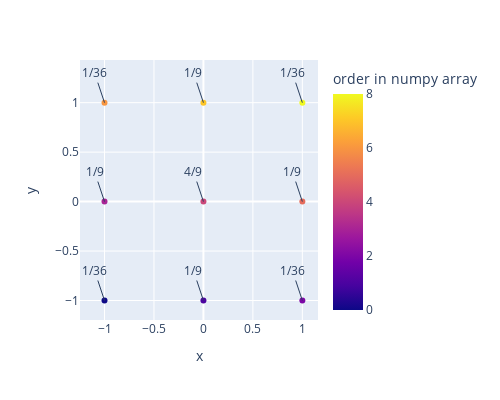

Write notebook code for a chart like this one.
### Markdown cell above
The basic setup of LBM can be described as a set of microscopic particles that can move only on a grid and in discrete steps. By simulating *streaming* and *colliding* of the particles, and tuning parameters for the statistics the right way, we can get them to behave like a fluid macroscopically, but with much lower computational requirements.

The version of the model used here is called *D2Q9*, for two dimensions and 9 velocities. At one node of the lattice there are 9 possibilities for the value the speed of the fluid particle can have, in particular in which direction the velocity vector points. Ther is one for staying put, i.e. zero velocity, 4 for neighbouring lattice nodes or grid cells, and 4 for diagonal neighbours, touching the cell at the corner (or edge in 3D). It seems lattice, grid, cells, nodes, etc. are being thrown around pretty willy-nilly, and the neighbouring nodes are identified with the discrete velocities, which are in turn identified with the particles somehow, at least in the two sources cited above. I'll try to keep it straight here.

### Code cell
# meshgrid for combinations of directions
X, Y = [coord_arr.flatten() for coord_arr in np.meshgrid([-1,0,1], [-1,0,1])]
navier_stokes_values = ['1/36', '1/9', '1/36',
                        '1/9', '4/9', '1/9',
                        '1/36', '1/9', '1/36']
(px.scatter(x=X, y=Y, color=range(9))
 .update_layout(xaxis_scaleanchor='y', xaxis_scaleratio=1, width=500, height=400, 
                annotations=[dict(x=x,y=y, text=t) for x,y,t in zip(X,Y,navier_stokes_values)],
                coloraxis_colorbar=dict(title='order in numpy array')
                )
)

### Figure 1 — Plotly figure (JSON) as saved in the notebook; plotly's stock layout.template omitted (floating-point values rounded to 4 significant figures)
{"data": [{"hovertemplate": "x=%{x}<br>y=%{y}<br>color=%{marker.color}<extra></extra>", "legendgroup": "", "marker": {"color": [0, 1, 2, 3, 4, 5, 6, 7, 8], "coloraxis": "coloraxis", "symbol": "circle"}, "mode": "markers", "name": "", "orientation": "v", "showlegend": false, "type": "scatter", "x": [-1, 0, 1, -1, 0, 1, -1, 0, 1], "xaxis": "x", "y": [-1, -1, -1, 0, 0, 0, 1, 1, 1], "yaxis": "y"}], "layout": {"annotations": [{"text": "1/36", "x": -1, "y": -1}, {"text": "1/9", "x": 0, "y": -1}, {"text": "1/36", "x": 1, "y": -1}, {"text": "1/9", "x": -1, "y": 0}, {"text": "4/9", "x": 0, "y": 0}, {"text": "1/9", "x": 1, "y": 0}, {"text": "1/36", "x": -1, "y": 1}, {"text": "1/9", "x": 0, "y": 1}, {"text": "1/36", "x": 1, "y": 1}], "coloraxis": {"colorbar": {"title": {"text": "order in numpy array"}}, "colorscale": [[0, "#0d0887"], [0.1111, "#46039f"], [0.2222, "#7201a8"], [0.3333, "#9c179e"], [0.4444, "#bd3786"], [0.5556, "#d8576b"], [0.6667, "#ed7953"], [0.7778, "#fb9f3a"], [0.8889, "#fdca26"], [1, "#f0f921"]]}, "height": 400, "legend": {"tracegroupgap": 0}, "margin": {"t": 60}, "width": 500, "xaxis": {"anchor": "y", "domain": [0, 1], "scaleanchor": "y", "scaleratio": 1, "title": {"text": "x"}}, "yaxis": {"anchor": "x", "domain": [0, 1], "title": {"text": "y"}}}}
